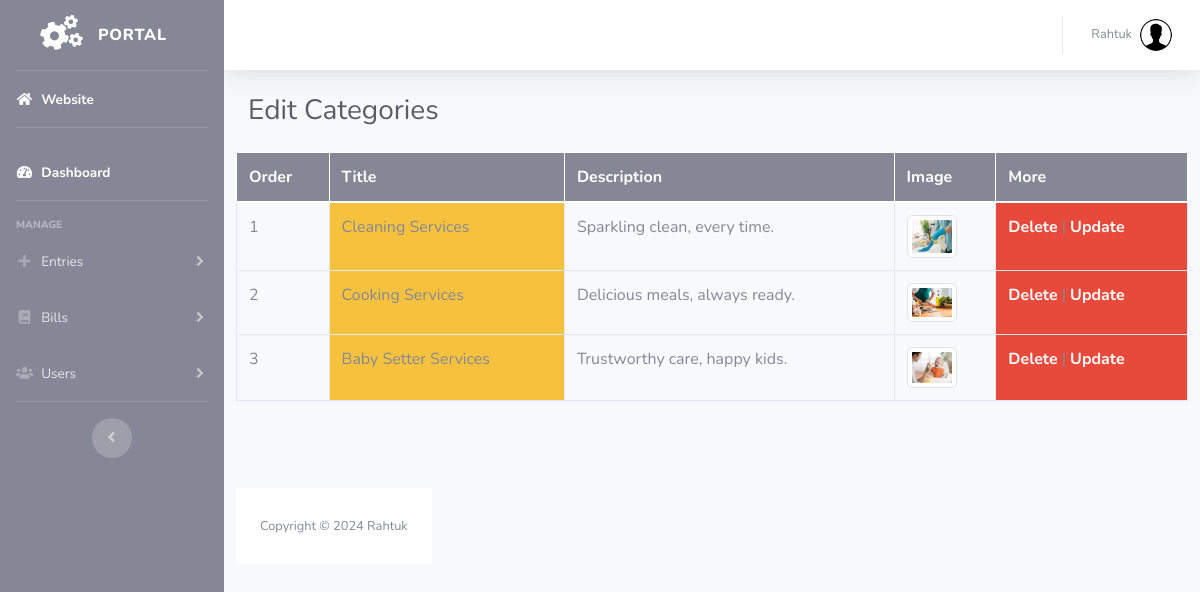
/control/editcat.php (signed in), run on the app's committed database.
### tables this page shows
CREATE TABLE `categoryies` (
  `id` int(11) NOT NULL,
  `order` int(11) NOT NULL,
  `title` varchar(50) NOT NULL,
  `description` text NOT NULL,
  `image_url` text NOT NULL
);

### control/admin_session.php (called while the page is built, shortened)
<?php
   include('../config.php');
   $user_check = $_SESSION['login_admin'];
 $ses_sql = mysqli_query($conn,"select * from admins where email = '$user_check' ");
   $row = mysqli_fetch_array($ses_sql,MYSQLI_ASSOC);
    $name= $row['name'];
?>

### control/editcat.php (the view, shortened to what this page needs)
<!DOCTYPE html>
<html lang="en">
<?php
include('admin_session.php');
?>
<head>
  <link href="vendor/fontawesome-free/css/all.min.css" rel="stylesheet" type="text/css">
  <link href="css/sb-admin-2.min.css" rel="stylesheet">
</head>
<body id="page-top">
  <div id="wrapper">
    <ul class="navbar-nav bg-secondary sidebar sidebar-dark accordion" id="accordionSidebar">
      <a class="sidebar-brand d-flex align-items-center justify-content-center" href="index.php">
        <div class="sidebar-brand-icon rotate-n-15">
          <i class="fas fa-cogs"></i>
        </div>
 <div class="sidebar-brand-text mx-3"> Portal<sup></sup></div>
      </a>
<?php
include('slider.php');
?>
    <div id="content-wrapper" class="d-flex flex-column">
      <div id="content">
        <nav class="navbar navbar-expand navbar-light bg-white topbar mb-4 static-top shadow">
          <ul class="navbar-nav ml-auto">
            <li class="nav-item dropdown no-arrow">
              <a class="nav-link dropdown-toggle" href="#" id="userDropdown" role="button" data-toggle="dropdown" aria-haspopup="true" aria-expanded="false">
                <span class="mr-2 d-none d-lg-inline text-gray-600 small"><?php echo "$name"; ?></span>
                <img class="img-profile rounded-circle" src="img/profile.png">
              </a>
            </li>
          </ul>
        </nav>
        <div class="container-fluid">
          <div class="d-sm-flex align-items-center justify-content-between mb-4">
            <h1 class="h3 mb-0 text-gray-800">Edit Categories</h1>
          </div>
          <div class="row">
<?php
$show_offer="SELECT * FROM `categoryies`  ORDER BY `order` ";
$showofeer_res=mysqli_query($conn,$show_offer);
$offer_num=mysqli_num_rows($showofeer_res);
if(empty($offer_num)){
	echo
	"<br><center><h4>No categoryies has been found.</h4></center>";
}else{
	echo '
	<div class="table-responsive">
  <table class="table table-bordered">
    <thead>
      <tr class="bg-secondary border-white text-white">
	   <th scope="col" class="border-white">Order</th>
        <th scope="col" class="border-white">Title</th>
        <th scope="col" class="border-white" >Description</th>
        <th scope="col" class="border-white" >Image</th>
        <th scope="col" class="border-white" >More</th>
      </tr>
    </thead>
    <tbody>
	';
while($row=mysqli_fetch_array($showofeer_res, MYSQLI_ASSOC)){
	echo" <tr>
	 <td>".$row['order']."</td>
        <td class='bg-warning'>".$row['title']."</td>
        <td>".$row['description']."</td>
        <td><img width='50' height='50' class='img-thumbnail' src=../photo_gallery/".$row['image_url']."></td>
	<td class='bg-danger'>
	<a onclick='return confirm_delete3();' href='?catdel=".$row['id']."' class='text-white'><b>Delete</b></a>
	|
	<a  href='?catup=".$row['id']."' class='text-white'><b>Update</b></a>
	</td>
		 </tr>
		";
}
echo'
    </tbody>
  </table>
</div
';
}
?>
            </div>
<br>
<br>
<br>
<br>
<br>
<br>
<br>
<br>
<br>
<br>
<br>
<br>
<br>
<br>
      <footer class="sticky-footer bg-white">
        <div class="container my-auto">
          <div class="copyright text-center my-auto">
            <span>Copyright &copy; <?php echo date("Y"); ?> Rahtuk</span>
          </div>
        </div>
      </footer>
    </div>
  </div>
</body>
</html>

### data on the page
categoryies: order "1", title "Cleaning Services", description "Sparkling clean, every time.", image_url (picture)
categoryies: order "2", title "Cooking Services", description "Delicious meals, always ready.", image_url (picture)
categoryies: order "3", title "Baby Setter Services", description "Trustworthy care, happy kids.", image_url (picture)

### other printed values
$name "Rahtuk"
